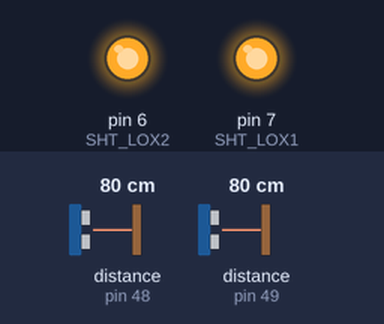
This sketch was run on a simulated Arduino Uno, built with avr-gcc and run on an emulated ATmega328P. Parts: output pins drawn as LEDs (lit = HIGH). The test bench sets the inputs (shaded band); at power-on: distance to the obstacle (sensors on pin 48, pin 49) 80 cm. What the sketch prints to the serial monitor is not drawn.

Above: at 1.2 s.
1.3 s: distance to the obstacle (sensor on pin 48) set to 250 cm
3.9 s: distance to the obstacle (sensor on pin 49) set to 250 cm
5.6 s: distance to the obstacle (sensor on pin 48) set to 2 cm
Timing chart, 0 to 8.6 s (numbered marks = the images above; inputs shaded):
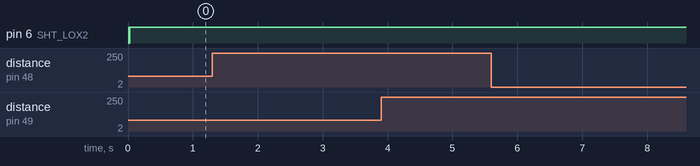

The sketch:

TOFsensorenTestVoorOpstelling.ino
```cpp
#include "Adafruit_VL53L0X.h"

// address we will assign if dual sensor is present
#define LOX1_ADDRESS 0x30
#define LOX2_ADDRESS 0x31

int sensor1,sensor2;

// set the pins to shutdown
#define SHT_LOX1 7
#define SHT_LOX2 6

// objects for the vl53l0x
Adafruit_VL53L0X lox1 = Adafruit_VL53L0X();
Adafruit_VL53L0X lox2 = Adafruit_VL53L0X();

// this holds the measurement
VL53L0X_RangingMeasurementData_t measure1;
VL53L0X_RangingMeasurementData_t measure2;


void setID() {
  // all reset
  digitalWrite(SHT_LOX1, LOW);
  digitalWrite(SHT_LOX2, LOW);

  delay(10);
  // all unreset
  digitalWrite(SHT_LOX1, HIGH);
  digitalWrite(SHT_LOX2, HIGH);
  delay(10);

  // activating LOX1 and reseting LOX2
  digitalWrite(SHT_LOX1, HIGH);
  digitalWrite(SHT_LOX2, LOW);

  // initing LOX1
  if(!lox1.begin(LOX1_ADDRESS)) {
    Serial.println(F("Failed to boot first VL53L0X"));
    while(1);
  }
  delay(10);

  // activating LOX2
  digitalWrite(SHT_LOX2, HIGH);
  delay(10);

  //initing LOX2
  if(!lox2.begin(LOX2_ADDRESS)) {
    Serial.println(F("Failed to boot second VL53L0X"));
    while(1);
  }
  delay(10);
}


void read_dual_sensors() {
  lox1.rangingTest(&measure1, false); // pass in 'true' to get debug data printout!
  lox2.rangingTest(&measure2, false); // pass in 'true' to get debug data printout!

  // print sensor one reading
  if(measure1.RangeStatus != 4) {     // if not out of range
    sensor1 = measure1.RangeMilliMeter;
  } else {
    Serial.print("Out of range");
  }

  // print sensor two reading
  if(measure2.RangeStatus != 4) {
    sensor2 = measure2.RangeMilliMeter;
  } else {
    Serial.print("Out of range");
  }

  static int i, sensorLinks, sensorRechts = 0;
  sensorLinks += sensor1;
  sensorRechts += sensor2;
  i++;

  if(i == 10){
    const int sensorsApartFromEachother = 75;   //mm
    int distanceDiff = sensorLinks/i - sensorRechts/i;
    float radian = atan2(distanceDiff, sensorsApartFromEachother);
    float angle = radian * 180/3.14159265;
    Serial.print(sensorLinks/i); Serial.print(" \t ");
    Serial.print(sensorRechts/i); Serial.print(" \t "); Serial.println(angle);
    i, sensorLinks, sensorRechts = 0;
    delay(1000); //to observe the angle
  }
}


void setup() {
  Serial.begin(115200);

  // wait until serial port opens for native USB devices
  while (! Serial) { delay(1); }

  pinMode(SHT_LOX1, OUTPUT);
  pinMode(SHT_LOX2, OUTPUT);
  Serial.println("Shutdown pins inited...");

  digitalWrite(SHT_LOX1, LOW);
  digitalWrite(SHT_LOX2, LOW);
  Serial.println("Both in reset mode...(pins are low)");

  setID();
}


void loop() {
  read_dual_sensors();
}
```

Measured:
- after the input at 1.3 s, every drawn part: stays the same
- after the input at 3.9 s, every drawn part: stays the same
- after the input at 5.6 s, every drawn part: stays the same
